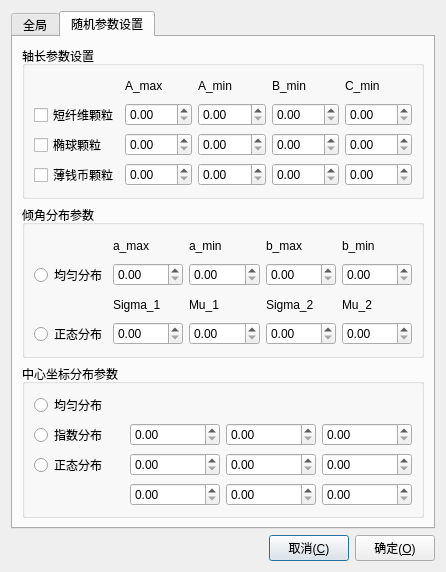
<?xml version="1.0" encoding="UTF-8"?>
<ui version="4.0">
 <class>SetCellDialog</class>
 <widget class="QDialog" name="SetCellDialog">
  <property name="windowModality">
   <enum>Qt::ApplicationModal</enum>
  </property>
  <property name="enabled">
   <bool>true</bool>
  </property>
  <property name="geometry">
   <rect>
    <x>0</x>
    <y>0</y>
    <width>446</width>
    <height>572</height>
   </rect>
  </property>
  <property name="windowTitle">
   <string>单胞设置对话框</string>
  </property>
  <property name="windowIcon">
   <iconset>
    <normaloff>:/icons/crystals.png</normaloff>:/icons/crystals.png</iconset>
  </property>
  <property name="modal">
   <bool>false</bool>
  </property>
  <layout class="QVBoxLayout" name="verticalLayout">
   <item>
    <widget class="QTabWidget" name="tabWidget">
     <property name="currentIndex">
      <number>1</number>
     </property>
     <widget class="QWidget" name="tab_globalInfo">
      <attribute name="title">
       <string>全局</string>
      </attribute>
      <layout class="QVBoxLayout" name="verticalLayout_2">
       <item>
        <widget class="QGroupBox" name="groupBox_6">
         <property name="title">
          <string>单胞两对角顶点坐标</string>
         </property>
         <layout class="QVBoxLayout" name="verticalLayout_8">
          <item>
           <layout class="QGridLayout" name="gridLayout_4">
            <item row="0" column="0">
             <widget class="QLabel" name="label_4">
              <property name="text">
               <string>P1:</string>
              </property>
             </widget>
            </item>
            <item row="0" column="1">
             <widget class="QLineEdit" name="lE_P1x">
              <property name="toolTip">
               <string>x坐标</string>
              </property>
             </widget>
            </item>
            <item row="0" column="2">
             <widget class="QLineEdit" name="lE_P1y">
              <property name="toolTip">
               <string>y坐标</string>
              </property>
             </widget>
            </item>
            <item row="0" column="3">
             <widget class="QLineEdit" name="lE_P1z">
              <property name="toolTip">
               <string>z坐标</string>
              </property>
             </widget>
            </item>
            <item row="1" column="0">
             <widget class="QLabel" name="label_14">
              <property name="text">
               <string>P2:</string>
              </property>
             </widget>
            </item>
            <item row="1" column="1">
             <widget class="QLineEdit" name="lE_P2x">
              <property name="toolTip">
               <string>x坐标</string>
              </property>
             </widget>
            </item>
            <item row="1" column="2">
             <widget class="QLineEdit" name="lE_P2y">
              <property name="toolTip">
               <string>y坐标</string>
              </property>
             </widget>
            </item>
            <item row="1" column="3">
             <widget class="QLineEdit" name="lE_P2z">
              <property name="toolTip">
               <string>z坐标</string>
              </property>
             </widget>
            </item>
           </layout>
          </item>
         </layout>
        </widget>
       </item>
       <item>
        <widget class="QGroupBox" name="groupBox_4">
         <property name="title">
          <string>颗粒类型</string>
         </property>
         <layout class="QVBoxLayout" name="verticalLayout_3">
          <item>
           <layout class="QHBoxLayout" name="horizontalLayout_4">
            <item>
             <widget class="QCheckBox" name="cb_fibre">
              <property name="text">
               <string>短纤维颗粒</string>
              </property>
             </widget>
            </item>
            <item>
             <widget class="QLabel" name="label_20">
              <property name="text">
               <string>&lt;html&gt;&lt;head/&gt;&lt;body&gt;&lt;p align=&quot;right&quot;&gt;比例：&lt;/p&gt;&lt;/body&gt;&lt;/html&gt;</string>
              </property>
             </widget>
            </item>
            <item>
             <widget class="QDoubleSpinBox" name="dsb_fibre_ratio"/>
            </item>
           </layout>
          </item>
          <item>
           <layout class="QHBoxLayout" name="horizontalLayout_5">
            <item>
             <widget class="QCheckBox" name="cb_money">
              <property name="text">
               <string>薄钱币颗粒</string>
              </property>
             </widget>
            </item>
            <item>
             <widget class="QLabel" name="label_7">
              <property name="text">
               <string>&lt;html&gt;&lt;head/&gt;&lt;body&gt;&lt;p align=&quot;right&quot;&gt;比例：&lt;/p&gt;&lt;/body&gt;&lt;/html&gt;</string>
              </property>
             </widget>
            </item>
            <item>
             <widget class="QDoubleSpinBox" name="dsb_money_ratio"/>
            </item>
           </layout>
          </item>
          <item>
           <layout class="QHBoxLayout" name="horizontalLayout_6">
            <item>
             <widget class="QCheckBox" name="cb_ellipsoid">
              <property name="text">
               <string>椭球颗粒</string>
              </property>
             </widget>
            </item>
            <item>
             <widget class="QLabel" name="label_2">
              <property name="text">
               <string>&lt;html&gt;&lt;head/&gt;&lt;body&gt;&lt;p align=&quot;right&quot;&gt;比例：&lt;/p&gt;&lt;/body&gt;&lt;/html&gt;</string>
              </property>
             </widget>
            </item>
            <item>
             <widget class="QDoubleSpinBox" name="dsb_ellipsoid_ratio"/>
            </item>
           </layout>
          </item>
          <item>
           <layout class="QHBoxLayout" name="horizontalLayout_3">
            <item>
             <widget class="QCheckBox" name="cb_coating">
              <property name="text">
               <string>添加界面层</string>
              </property>
             </widget>
            </item>
            <item>
             <widget class="QLabel" name="label_13">
              <property name="text">
               <string>&lt;html&gt;&lt;head/&gt;&lt;body&gt;&lt;p align=&quot;right&quot;&gt;界面层厚度比例：&lt;/p&gt;&lt;/body&gt;&lt;/html&gt;</string>
              </property>
             </widget>
            </item>
            <item>
             <widget class="QDoubleSpinBox" name="dsb_coating_ratio"/>
            </item>
           </layout>
          </item>
         </layout>
         <zorder></zorder>
         <zorder></zorder>
        </widget>
       </item>
       <item>
        <layout class="QHBoxLayout" name="horizontalLayout_7">
         <item>
          <widget class="QLabel" name="label_3">
           <property name="text">
            <string>&lt;html&gt;&lt;head/&gt;&lt;body&gt;&lt;p&gt;&lt;span style=&quot; font-weight:600;&quot;&gt;颗粒体分比&lt;/span&gt;&lt;/p&gt;&lt;/body&gt;&lt;/html&gt;</string>
           </property>
          </widget>
         </item>
         <item>
          <widget class="QDoubleSpinBox" name="dsb_volume_ratio"/>
         </item>
        </layout>
       </item>
       <item>
        <widget class="QGroupBox" name="groupBox_7">
         <property name="title">
          <string>网格剖分参数</string>
         </property>
         <layout class="QHBoxLayout" name="horizontalLayout_2">
          <item>
           <widget class="QLabel" name="label">
            <property name="text">
             <string>网格尺寸</string>
            </property>
           </widget>
          </item>
          <item>
           <widget class="QDoubleSpinBox" name="dsb_g_meshsize"/>
          </item>
         </layout>
        </widget>
       </item>
       <item>
        <spacer name="verticalSpacer">
         <property name="orientation">
          <enum>Qt::Vertical</enum>
         </property>
         <property name="sizeHint" stdset="0">
          <size>
           <width>20</width>
           <height>40</height>
          </size>
         </property>
        </spacer>
       </item>
      </layout>
     </widget>
     <widget class="QWidget" name="tab_parameter">
      <attribute name="title">
       <string>随机参数设置</string>
      </attribute>
      <layout class="QVBoxLayout" name="verticalLayout_5">
       <item>
        <widget class="QGroupBox" name="groupBox_12">
         <property name="title">
          <string>轴长参数设置</string>
         </property>
         <layout class="QGridLayout" name="gridLayout">
          <item row="0" column="1">
           <widget class="QLabel" name="label_52">
            <property name="text">
             <string>A_max</string>
            </property>
           </widget>
          </item>
          <item row="0" column="2">
           <widget class="QLabel" name="label_53">
            <property name="text">
             <string>A_min</string>
            </property>
           </widget>
          </item>
          <item row="0" column="3">
           <widget class="QLabel" name="label_54">
            <property name="text">
             <string>B_min</string>
            </property>
           </widget>
          </item>
          <item row="0" column="4">
           <widget class="QLabel" name="label_55">
            <property name="text">
             <string>C_min</string>
            </property>
           </widget>
          </item>
          <item row="1" column="0">
           <widget class="QCheckBox" name="fibre">
            <property name="text">
             <string>短纤维颗粒</string>
            </property>
           </widget>
          </item>
          <item row="1" column="1">
           <widget class="QDoubleSpinBox" name="dsb_fibre_amax"/>
          </item>
          <item row="1" column="2">
           <widget class="QDoubleSpinBox" name="dsb_fibre_amin"/>
          </item>
          <item row="1" column="3">
           <widget class="QDoubleSpinBox" name="dsb_fibre_bmin"/>
          </item>
          <item row="1" column="4">
           <widget class="QDoubleSpinBox" name="dsb_fibre_cmin"/>
          </item>
          <item row="2" column="0">
           <widget class="QCheckBox" name="checkBox_28">
            <property name="text">
             <string>椭球颗粒</string>
            </property>
           </widget>
          </item>
          <item row="2" column="1">
           <widget class="QDoubleSpinBox" name="dsb_ellipsoid_amax"/>
          </item>
          <item row="2" column="2">
           <widget class="QDoubleSpinBox" name="dsb_ellipsoid_amin"/>
          </item>
          <item row="2" column="3">
           <widget class="QDoubleSpinBox" name="dsb_ellipsoid_bmin"/>
          </item>
          <item row="2" column="4">
           <widget class="QDoubleSpinBox" name="dsb_ellipsoid_cmin"/>
          </item>
          <item row="3" column="0">
           <widget class="QCheckBox" name="checkBox_29">
            <property name="text">
             <string>薄钱币颗粒</string>
            </property>
           </widget>
          </item>
          <item row="3" column="1">
           <widget class="QDoubleSpinBox" name="dsb_money_amax"/>
          </item>
          <item row="3" column="2">
           <widget class="QDoubleSpinBox" name="dsb_money_amin"/>
          </item>
          <item row="3" column="3">
           <widget class="QDoubleSpinBox" name="dsb_money_bmin"/>
          </item>
          <item row="3" column="4">
           <widget class="QDoubleSpinBox" name="dsb_money_cmin"/>
          </item>
         </layout>
        </widget>
       </item>
       <item>
        <widget class="QGroupBox" name="groupBox_11">
         <property name="title">
          <string>倾角分布参数</string>
         </property>
         <layout class="QGridLayout" name="gridLayout_2">
          <item row="2" column="3">
           <widget class="QLabel" name="label_18">
            <property name="text">
             <string>Sigma_2</string>
            </property>
           </widget>
          </item>
          <item row="2" column="4">
           <widget class="QLabel" name="label_17">
            <property name="text">
             <string>Mu_2</string>
            </property>
           </widget>
          </item>
          <item row="0" column="1">
           <widget class="QLabel" name="label_5">
            <property name="text">
             <string>a_max</string>
            </property>
           </widget>
          </item>
          <item row="0" column="3">
           <widget class="QLabel" name="label_15">
            <property name="text">
             <string>b_max</string>
            </property>
           </widget>
          </item>
          <item row="2" column="2">
           <widget class="QLabel" name="label_19">
            <property name="text">
             <string>Mu_1</string>
            </property>
           </widget>
          </item>
          <item row="3" column="1">
           <widget class="QDoubleSpinBox" name="dsb_sigma1"/>
          </item>
          <item row="0" column="4">
           <widget class="QLabel" name="label_16">
            <property name="text">
             <string>b_min</string>
            </property>
           </widget>
          </item>
          <item row="1" column="1">
           <widget class="QDoubleSpinBox" name="dsb_amax"/>
          </item>
          <item row="3" column="0">
           <widget class="QRadioButton" name="rb_d_normal">
            <property name="text">
             <string>正态分布</string>
            </property>
           </widget>
          </item>
          <item row="1" column="3">
           <widget class="QDoubleSpinBox" name="dsb_bmax"/>
          </item>
          <item row="1" column="2">
           <widget class="QDoubleSpinBox" name="dsb_amin"/>
          </item>
          <item row="3" column="4">
           <widget class="QDoubleSpinBox" name="dsb_mu2"/>
          </item>
          <item row="3" column="3">
           <widget class="QDoubleSpinBox" name="dsb_sigma2"/>
          </item>
          <item row="0" column="2">
           <widget class="QLabel" name="label_10">
            <property name="text">
             <string>a_min</string>
            </property>
           </widget>
          </item>
          <item row="3" column="2">
           <widget class="QDoubleSpinBox" name="dsb_mu1"/>
          </item>
          <item row="1" column="4">
           <widget class="QDoubleSpinBox" name="dsb_bmin"/>
          </item>
          <item row="2" column="1">
           <widget class="QLabel" name="label_6">
            <property name="text">
             <string>Sigma_1</string>
            </property>
           </widget>
          </item>
          <item row="1" column="0">
           <widget class="QRadioButton" name="rb_d_uniform">
            <property name="text">
             <string>均匀分布</string>
            </property>
           </widget>
          </item>
         </layout>
        </widget>
       </item>
       <item>
        <widget class="QGroupBox" name="groupBox_8">
         <property name="title">
          <string>中心坐标分布参数</string>
         </property>
         <layout class="QGridLayout" name="gridLayout_3">
          <item row="0" column="0">
           <widget class="QRadioButton" name="rb_cd_uiniform">
            <property name="text">
             <string>均匀分布</string>
            </property>
           </widget>
          </item>
          <item row="1" column="0">
           <widget class="QRadioButton" name="rb_cd_power">
            <property name="text">
             <string>指数分布</string>
            </property>
           </widget>
          </item>
          <item row="1" column="1">
           <widget class="QDoubleSpinBox" name="dsb_cd_power_1"/>
          </item>
          <item row="1" column="2">
           <widget class="QDoubleSpinBox" name="dsb_cd_power_2"/>
          </item>
          <item row="1" column="3">
           <widget class="QDoubleSpinBox" name="dsb_cd_power_3"/>
          </item>
          <item row="2" column="0">
           <widget class="QRadioButton" name="rb_cd_normal">
            <property name="text">
             <string>正态分布</string>
            </property>
           </widget>
          </item>
          <item row="2" column="1">
           <widget class="QDoubleSpinBox" name="dsb_cd_normal_sigma1"/>
          </item>
          <item row="2" column="2">
           <widget class="QDoubleSpinBox" name="dsb_cd_normal_sigma2"/>
          </item>
          <item row="2" column="3">
           <widget class="QDoubleSpinBox" name="dsb_cd_normal_sigma3"/>
          </item>
          <item row="3" column="1">
           <widget class="QDoubleSpinBox" name="dsb_cd_normal_mu1"/>
          </item>
          <item row="3" column="2">
           <widget class="QDoubleSpinBox" name="dsb_cd_normal_mu2"/>
          </item>
          <item row="3" column="3">
           <widget class="QDoubleSpinBox" name="dsb_cd_normal_mu3"/>
          </item>
         </layout>
        </widget>
       </item>
      </layout>
     </widget>
    </widget>
   </item>
   <item>
    <layout class="QHBoxLayout" name="horizontalLayout">
     <item>
      <spacer name="horizontalSpacer">
       <property name="orientation">
        <enum>Qt::Horizontal</enum>
       </property>
       <property name="sizeHint" stdset="0">
        <size>
         <width>158</width>
         <height>20</height>
        </size>
       </property>
      </spacer>
     </item>
     <item>
      <widget class="QPushButton" name="pB_Cancel">
       <property name="text">
        <string>取消(&amp;C)</string>
       </property>
      </widget>
     </item>
     <item>
      <widget class="QPushButton" name="pB_OK">
       <property name="text">
        <string>确定(&amp;O)</string>
       </property>
      </widget>
     </item>
    </layout>
   </item>
  </layout>
 </widget>
 <tabstops>
  <tabstop>pB_Cancel</tabstop>
  <tabstop>pB_OK</tabstop>
  <tabstop>tabWidget</tabstop>
 </tabstops>
 <resources/>
 <connections>
  <connection>
   <sender>pB_Cancel</sender>
   <signal>clicked()</signal>
   <receiver>SetCellDialog</receiver>
   <slot>close()</slot>
   <hints>
    <hint type="sourcelabel">
     <x>342</x>
     <y>489</y>
    </hint>
    <hint type="destinationlabel">
     <x>242</x>
     <y>256</y>
    </hint>
   </hints>
  </connection>
  <connection>
   <sender>pB_OK</sender>
   <signal>clicked()</signal>
   <receiver>SetCellDialog</receiver>
   <slot>accept()</slot>
   <hints>
    <hint type="sourcelabel">
     <x>433</x>
     <y>489</y>
    </hint>
    <hint type="destinationlabel">
     <x>242</x>
     <y>256</y>
    </hint>
   </hints>
  </connection>
 </connections>
</ui>
